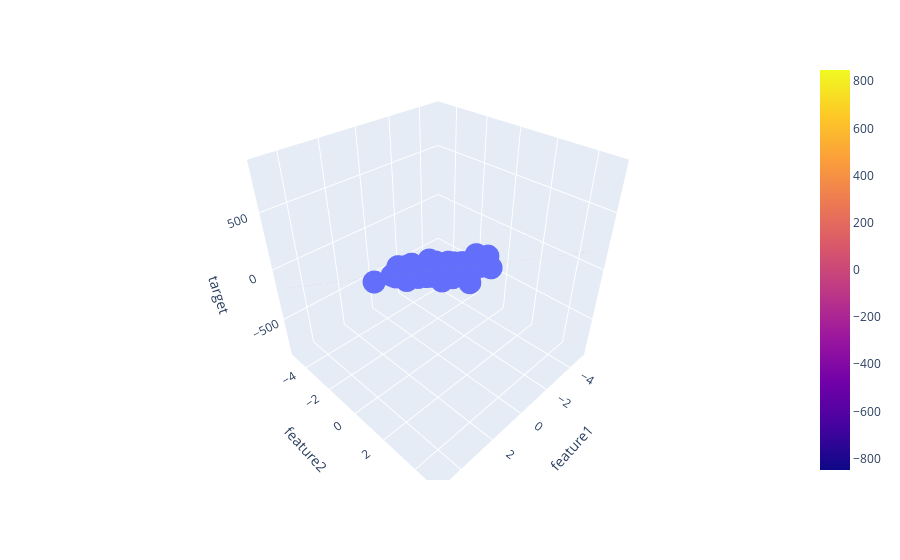

This figure's notebook cell:
### Code cell
fig = plt.scatter_3d(df, x='feature1', y='feature2', z='target')

fig.add_trace(go.Surface(x = x, y = y, z =z ))

fig.show()
